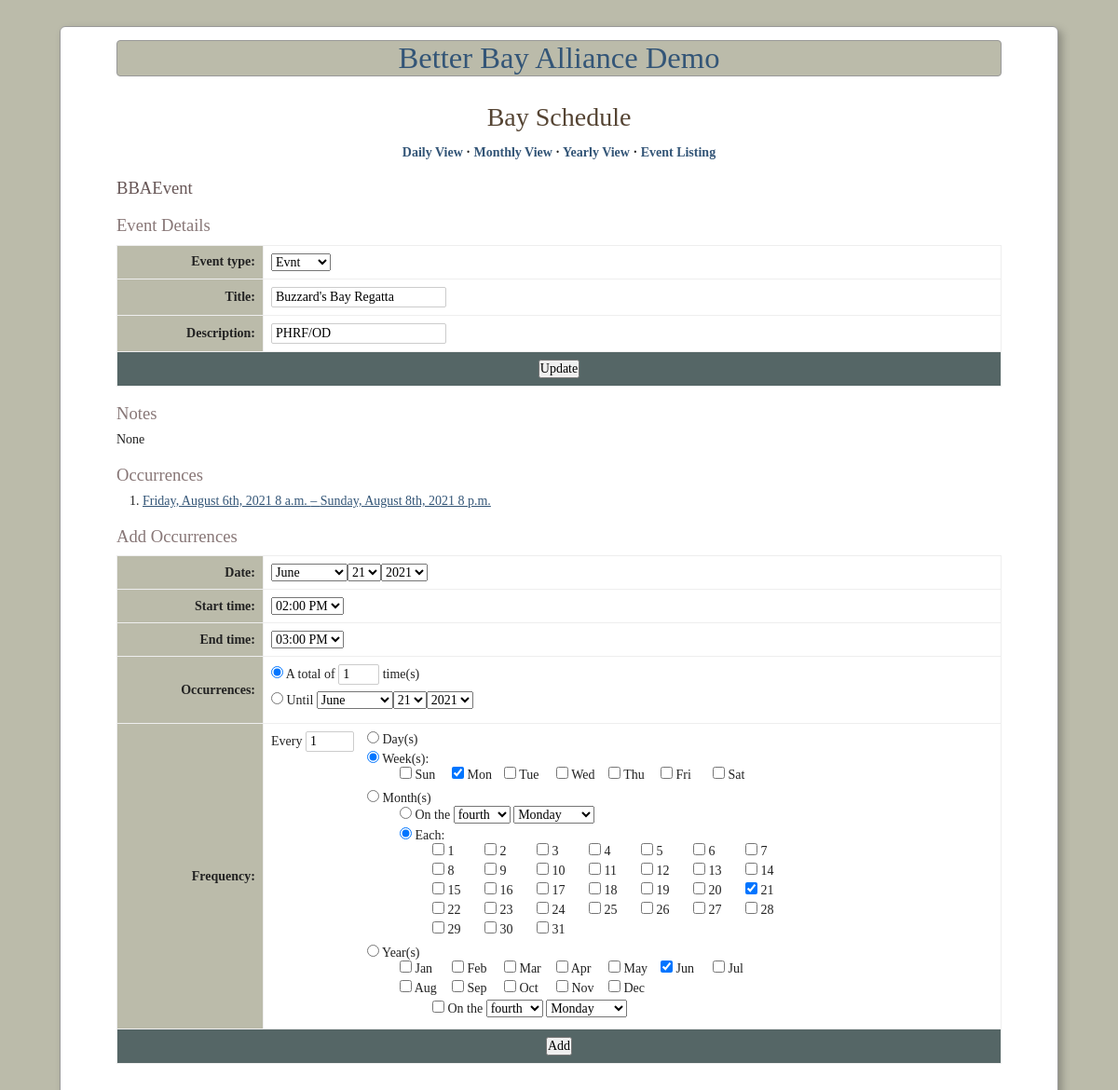
The app's page /bba/events/25/, older data.
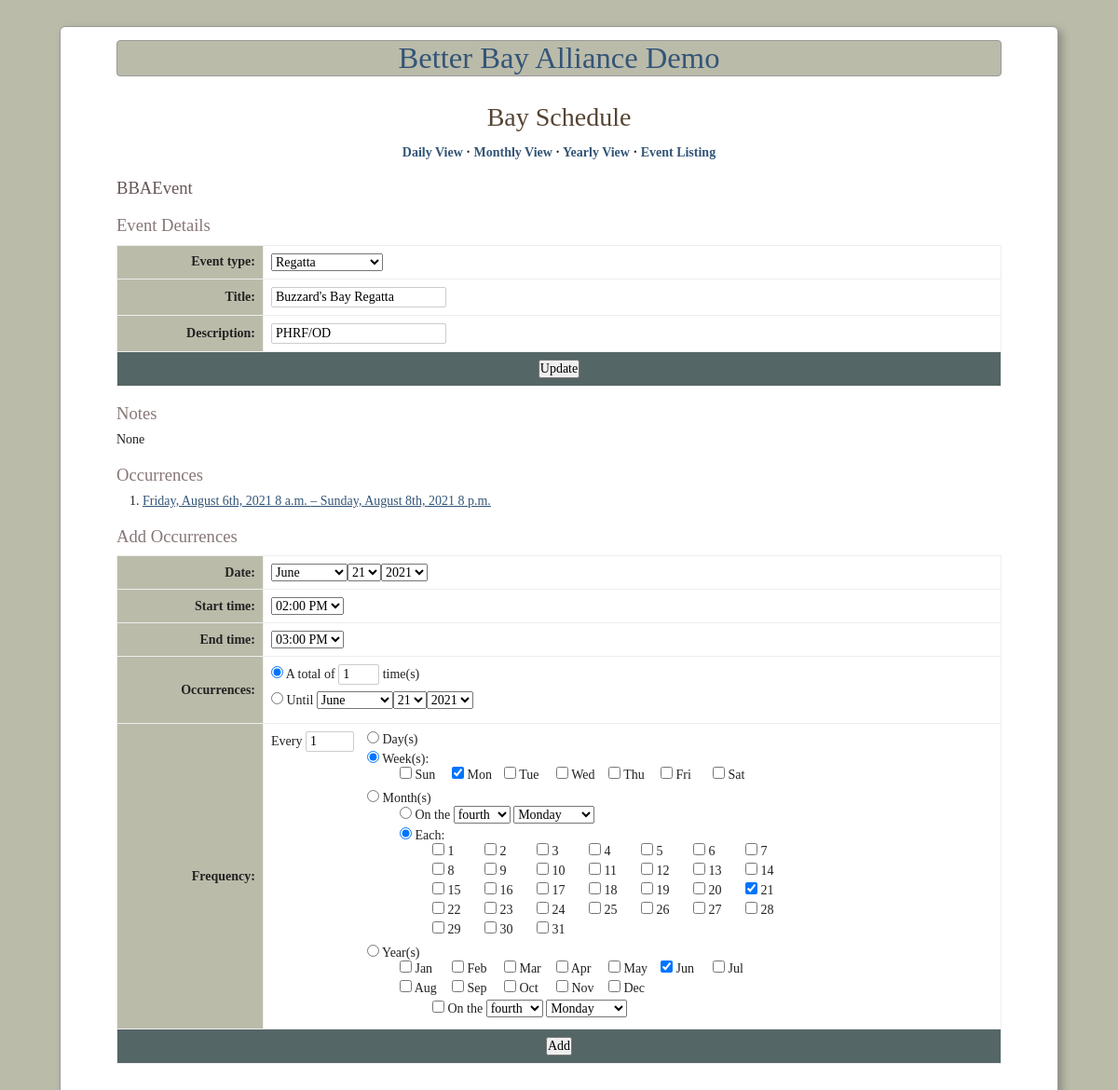
The same page, newer data.
### betterbay/models.py (models this page shows, shortened)
class Event(models.Model):
    title = models.CharField(_('title'), max_length=32)
    description = models.CharField(_('description'), max_length=100)
    location = models.CharField(_('location'), default='', max_length=100)
    event_type = models.ForeignKey(
        EventType,
        verbose_name=_('event type'),
        on_delete=models.CASCADE
    )
    notes = GenericRelation(Note, verbose_name=_('notes'))
    class Meta:
        verbose_name = _('event')
        verbose_name_plural = _('events')
        ordering = ('title',)
    def __str__(self):
        return self.title

class Occurrence(models.Model):
    start_time = models.DateTimeField(_('start time'))
    end_time = models.DateTimeField(_('end time'))
    event = models.ForeignKey(
        Event,
        verbose_name=_('event'),
        editable=False,
        on_delete=models.CASCADE
    )
    notes = GenericRelation(Note, verbose_name=_('notes'))
    objects = OccurrenceManager()
    class Meta:
        verbose_name = _('occurrence')
        verbose_name_plural = _('occurrences')
        ordering = ('start_time', 'end_time')
        base_manager_name = 'objects'

### betterbay/views_swingtime.py (the view, shortened to what this page needs)
# urls.py: url(r'^events/(\d+)/$', views_swingtime.event_view, name='bba-event'),
def event_view(
    request,
    pk,
    template='event_detail.html',
    event_form_class=forms.EventForm,
    recurrence_form_class=forms.MultipleOccurrenceForm
):
    event = get_object_or_404(Event, pk=pk)
    event_form = recurrence_form = None
    data = {
        'event': event,
        'event_form': event_form or event_form_class(instance=event),
        'recurrence_form': recurrence_form or recurrence_form_class(
            initial={'dtstart': datetime.now()}
        )
    }
    return render(request, template, data)

### betterbay/forms.py
class EventForm(forms.ModelForm):
    class Meta:
        model = Event
        fields = "__all__"
    def __init__(self, *args, **kws):
        super().__init__(*args, **kws)
        self.fields['description'].required = False

### betterbay/models.py (called while the page is built)
    def __str__(self):
        return self.label

### betterbay/templates/event_detail.html (shortened to what this page needs)
{% extends "baseCALENDAR.html" %}
{% block main_content %}
    <h3>BBAEvent</h3>
    <h4>Event Details</h4>
    <form action="" method="post">{% csrf_token %}
    <table>
        <tfoot>
            <tr>
                <td colspan="2">
                    <input type="submit" name="_update" value="Update" />
                </td>
            </tr>
        </tfoot>
        <tbody>
        {% include "event_form_part.html" %}
        </tbody>
    </table>
    </form>
    <h4>Notes</h4>
    {% with event.notes.all as notes %}
    {% if notes %}
    <ul>
        {% for note in notes %}
        <li>{{ note }}</li>
        {% endfor %}
    </ul>
    {% else %}
    <p>None</p>
    {% endif %}
    {% endwith %}
    <h4>Occurrences</h4>
    {% if event.occurrence_set.count %}
    <ol>
        {% for o in event.occurrence_set.all %}
        <li>
            {% if o.start_time.date == o.end_time.date %}
            <a href="{% url 'bba-occurrence' event.id o.id %}">
                {{ o.start_time|date:"l, F jS, Y" }} {{ o.start_time|date:"P" }} &ndash; {{ o.end_time|date:"P" }}</a>
            {% else %}
            <a href="{% url 'bba-occurrence' event.id o.id %}">
                {{ o.start_time|date:"l, F jS, Y P" }} &ndash;
                {{ o.end_time|date:"l, F jS, Y P" }}</a>
            {% endif %}
        </li>
        {% endfor %}
    </ol>
    {% endif %}
    <h4>Add Occurrences</h4>
    <form action="" method="post">{% csrf_token %}
    <table>
        <tfoot>
            <tr>
                <td colspan="2"><input type="submit" name="_add" value="Add" /></td>
            </tr>
        </tfoot>
        <tbody>
        {% include "recurring_form_part.html" %}
        </tbody>
    </table>
    </form>
{% endblock %}

### betterbay/templates/baseCALENDAR.html (shortened to what this page needs)
<!DOCTYPE html>
<html lang="en">
<head>
</head>
<body>
<div class="container">
    <header role="banner">
        <h1><a href="{% url 'index' %}">Better Bay Alliance Demo</a></h1>
    </header>
    <main role="main">
        {% block navigation %}
        <h2>Bay Schedule</h2>
        <nav>
            <a href="{% url 'bba-today' %}">Daily View</a> &middot;
            <a href="{% url 'bba-monthly-view' current_datetime.year current_datetime.month %}">
                Monthly View</a> &middot;
            <a href="{% url 'bba-yearly-view' current_datetime.year %}">Yearly View</a> &middot;
            <a href="{% url 'bba-events' %}">Event Listing</a>
        </nav>
        {% endblock navigation %}
        {% block main_content %}{% endblock main_content %}
    </main>
</div>
</body>
</html>

### betterbay/templates/event_form_part.html
        <tr><th>{{ event_form.event_type.label_tag }}</th>
            <td>{{ event_form.event_type.errors }}
                {{ event_form.event_type }}</td></tr>
        <tr><th>{{ event_form.title.label_tag }}</th>
            <td>{{ event_form.title.errors }}
                {{ event_form.title }}</td></tr>
        <tr><th>{{ event_form.description.label_tag }}</th>
            <td>{{ event_form.description }}</td></tr>

### betterbay/templates/recurring_form_part.html (shortened to what this page needs)
        <tr><th>{{ recurrence_form.day.label_tag}}</th>
            <td>{{ recurrence_form.day }}</td></tr>
        <tr><th>{{ recurrence_form.start_time_delta.label_tag }}</th>
            <td>{{ recurrence_form.start_time_delta }}</td></tr>
        <tr><th>{{ recurrence_form.end_time_delta.label_tag }}</th>
            <td>{{ recurrence_form.end_time_delta }}</td></tr>
        <tr><th>{{ recurrence_form.repeats.label_tag }}</th>
            <td>
                <ul>
                    <li><label for="id_repeats_0">
                        <input checked="checked" type="radio" id="id_repeats_0"
                            value="count" name="repeats" /> A total of</label>
                        {{ recurrence_form.count }} time(s)</li>
                    <li><label for="id_repeats_1">
                        <input type="radio" id="id_repeats_1" value="until"
                            name="repeats" /> Until </label>
                        {{ recurrence_form.until }}</li>
                </ul></td></tr>
        <tr><th>{{ recurrence_form.freq.label_tag }}</th>
            <td>
                <div style="float: left">Every {{ recurrence_form.interval }} </div>
                <ul id="recurrence-options">
                    <li><label for="id_freq_0">
                        <input type="radio" id="id_freq_0"
                            value="3" name="freq" /> Day(s)</label>
                    </li>
                    <li>
                        <label for="id_freq_1">
                            <input checked="checked" type="radio" id="id_freq_1"
                                value="2" name="freq" /> Week(s):</label>
                        <div class="horizontal form-indent">
                            {{ recurrence_form.week_days }}
                        </div>
                        <br clear="all" />
                    </li>
                    <li>
                        <label for="id_freq_2">
                            <input type="radio" id="id_freq_2"
                                value="1" name="freq" /> Month(s)</label>
                        <div class="form-indent">
                            <ul>
                                <li>
                                    <label for="id_month_option_0">
                                        <input type="radio" id="id_month_option_0"
                                            value="on" name="month_option" />
                                        On the</label>
                                    {{ recurrence_form.month_ordinal }}
                                    {{ recurrence_form.month_ordinal_day }}
                                </li>
                                <li>
                                    <label for="id_month_option_1">
                                        <input checked="checked" type="radio"
                                            id="id_month_option_1" value="each"
                                            name="month_option" /> Each:</label>
                                    <br clear="all" />
                                    <div class="horizontal form-indent">
                                        {{ recurrence_form.each_month_day }}
                                    </div>
                                    <br clear="all" />
                                </li>
                            </ul>
                        </div>
                    </li>
                    <li>
                        <label for="id_freq_3">
                            <input type="radio" id="id_freq_3"
                                value="0" name="freq" /> Year(s)</label>
                        <div class="form-indent">
                            <div class="horizontal">
                                {{ recurrence_form.year_months}}
                            </div>
                            <br clear="all" />
                            <div class="form-indent">
                            <label for="id_is_year_month_ordinal">
                                {{ recurrence_form.is_year_month_ordinal }}
                                On the </label>
                            {{ recurrence_form.year_month_ordinal }}
                            {{ recurrence_form.year_month_ordinal_day }}
                            </div>
                        </div>
                    </li>
                </ul>
            </td>
        </tr>

### betterbay/templates/baseCALENDAR.html (style rules this page uses)
* { margin: 0; padding: 0; font-weight: inherit; font-style: inherit; font-size: 100%; font-family: inherit; }
h1 { font-size: 2.33em; text-align: center; }
h2 { font-size: 2em; color: #543; margin: 1em 0 .5em; text-align: center; }
h3 { font-size: 1.66em; color: #655; font-size: 1.33em; margin: 1em 0 .5em; }
h4 { font-size: 1.33em; color: #877; font-size: 1.33em; margin: 1em 0 .5em; }
p { margin-bottom: 1em; }
a { color: #357; }
table { border-collapse: collapse; border-spacing: 0; }
caption, th, td { text-align: left; }
th, td { padding: 4px; border: 1px solid #eee; }
th { font-weight: bold; background-color: #bba; }
ul, ol { margin-left: 2em; }
body { font-size: 14px; background-color: #bba; padding: 1em 2em; }
.container { margin: 1em auto; width: 950px; padding: 1em 60px 60px 60px; border: 1px solid #999; border-radius: 6px; box-shadow: 4px 4px 8px rgba(0, 0, 0,.25); color: #222; background: #fff ; }
header h1 { border: 1px solid #999; border-radius: 4px; background-color: #bba; }
header h1 a { text-decoration: none; }
nav { text-align: center; font-weight: bold; }
nav a { text-decoration: none; }
form table { width: 100%; border: 1px solid #aaa; }
form table ul { margin: 0; padding: 0; }
form table li { list-style-type: none; margin-bottom: .5em; }
form table th, form table td { padding: 8px; }
form table th { text-align: right; width: 10em; }
form tfoot td { text-align: center; background-color: #566; }
form input[type="text"] { padding: 2px 4px; border-radius: 2px; border: 1px solid #ccc; }
.form-indent { margin-left: 2.5em; }
.horizontal { width: 30em; }
.horizontal li { float: left; margin: 0; }
.horizontal li label { width: 4em; display: block; float: left; }
#recurrence-options { float: left; margin-left: 1em; }
#recurrence-options li { margin-bottom: 4px; }

Row changes from the older to the newer data that the page shows:
changed Event "Buzzard's Bay Regatta": event_type "Evnt" → "Regatta"
